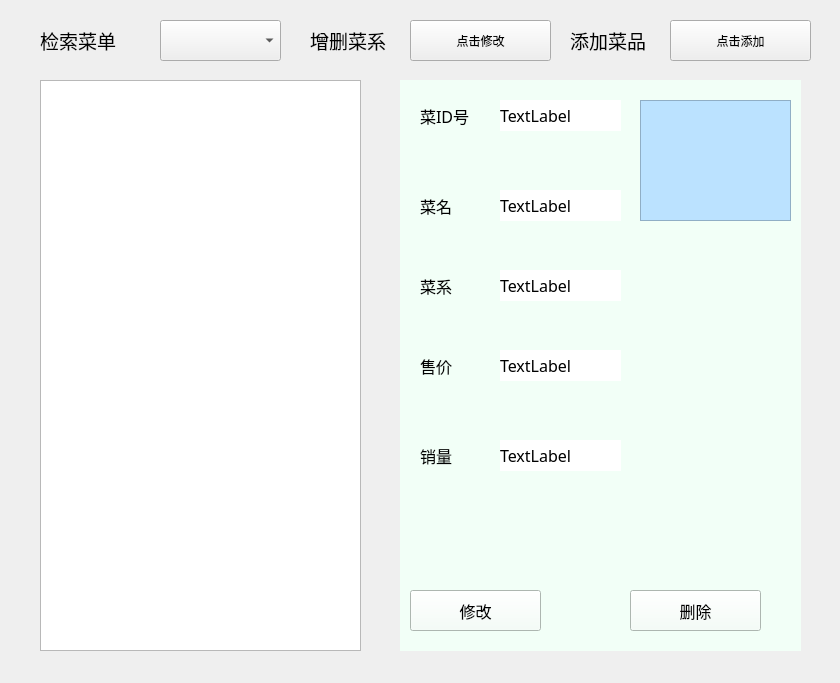
<?xml version="1.0" encoding="UTF-8"?>
<ui version="4.0">
 <class>SettingMenu</class>
 <widget class="QWidget" name="SettingMenu">
  <property name="geometry">
   <rect>
    <x>0</x>
    <y>0</y>
    <width>840</width>
    <height>683</height>
   </rect>
  </property>
  <property name="windowTitle">
   <string>Form</string>
  </property>
  <widget class="QTableWidget" name="tableWidget">
   <property name="geometry">
    <rect>
     <x>40</x>
     <y>80</y>
     <width>321</width>
     <height>571</height>
    </rect>
   </property>
  </widget>
  <widget class="QLabel" name="label">
   <property name="geometry">
    <rect>
     <x>40</x>
     <y>20</y>
     <width>101</width>
     <height>41</height>
    </rect>
   </property>
   <property name="font">
    <font>
     <family>楷体</family>
     <pointsize>14</pointsize>
    </font>
   </property>
   <property name="text">
    <string>检索菜单</string>
   </property>
  </widget>
  <widget class="QComboBox" name="comboBox">
   <property name="geometry">
    <rect>
     <x>160</x>
     <y>20</y>
     <width>121</width>
     <height>41</height>
    </rect>
   </property>
  </widget>
  <widget class="QWidget" name="widget" native="true">
   <property name="geometry">
    <rect>
     <x>400</x>
     <y>80</y>
     <width>401</width>
     <height>571</height>
    </rect>
   </property>
   <property name="styleSheet">
    <string notr="true">background-color: rgb(242, 255, 247) </string>
   </property>
   <widget class="QFrame" name="frame">
    <property name="geometry">
     <rect>
      <x>240</x>
      <y>20</y>
      <width>151</width>
      <height>121</height>
     </rect>
    </property>
    <property name="styleSheet">
     <string notr="true">background-color:rgb(187, 226, 255)</string>
    </property>
    <property name="frameShape">
     <enum>QFrame::StyledPanel</enum>
    </property>
    <property name="frameShadow">
     <enum>QFrame::Raised</enum>
    </property>
   </widget>
   <widget class="QLabel" name="label_2">
    <property name="geometry">
     <rect>
      <x>20</x>
      <y>20</y>
      <width>71</width>
      <height>31</height>
     </rect>
    </property>
    <property name="font">
     <font>
      <family>楷体</family>
      <pointsize>12</pointsize>
     </font>
    </property>
    <property name="text">
     <string>菜ID号</string>
    </property>
   </widget>
   <widget class="QLabel" name="label_3">
    <property name="geometry">
     <rect>
      <x>100</x>
      <y>20</y>
      <width>121</width>
      <height>31</height>
     </rect>
    </property>
    <property name="font">
     <font>
      <family>楷体</family>
      <pointsize>12</pointsize>
     </font>
    </property>
    <property name="styleSheet">
     <string notr="true">background-color:rgb(255, 255, 255)</string>
    </property>
    <property name="text">
     <string>TextLabel</string>
    </property>
   </widget>
   <widget class="QLabel" name="label_4">
    <property name="geometry">
     <rect>
      <x>20</x>
      <y>110</y>
      <width>71</width>
      <height>31</height>
     </rect>
    </property>
    <property name="font">
     <font>
      <family>楷体</family>
      <pointsize>12</pointsize>
     </font>
    </property>
    <property name="text">
     <string>菜名</string>
    </property>
   </widget>
   <widget class="QLabel" name="label_5">
    <property name="geometry">
     <rect>
      <x>100</x>
      <y>110</y>
      <width>121</width>
      <height>31</height>
     </rect>
    </property>
    <property name="font">
     <font>
      <family>楷体</family>
      <pointsize>12</pointsize>
     </font>
    </property>
    <property name="styleSheet">
     <string notr="true">background-color:rgb(255, 255, 255)</string>
    </property>
    <property name="text">
     <string>TextLabel</string>
    </property>
   </widget>
   <widget class="QLabel" name="label_6">
    <property name="geometry">
     <rect>
      <x>20</x>
      <y>190</y>
      <width>71</width>
      <height>31</height>
     </rect>
    </property>
    <property name="font">
     <font>
      <family>楷体</family>
      <pointsize>12</pointsize>
     </font>
    </property>
    <property name="text">
     <string>菜系</string>
    </property>
   </widget>
   <widget class="QLabel" name="label_7">
    <property name="geometry">
     <rect>
      <x>20</x>
      <y>270</y>
      <width>71</width>
      <height>31</height>
     </rect>
    </property>
    <property name="font">
     <font>
      <family>楷体</family>
      <pointsize>12</pointsize>
     </font>
    </property>
    <property name="text">
     <string>售价</string>
    </property>
   </widget>
   <widget class="QLabel" name="label_8">
    <property name="geometry">
     <rect>
      <x>100</x>
      <y>190</y>
      <width>121</width>
      <height>31</height>
     </rect>
    </property>
    <property name="font">
     <font>
      <family>楷体</family>
      <pointsize>12</pointsize>
     </font>
    </property>
    <property name="styleSheet">
     <string notr="true">background-color:rgb(255, 255, 255)</string>
    </property>
    <property name="text">
     <string>TextLabel</string>
    </property>
   </widget>
   <widget class="QLabel" name="label_9">
    <property name="geometry">
     <rect>
      <x>100</x>
      <y>270</y>
      <width>121</width>
      <height>31</height>
     </rect>
    </property>
    <property name="font">
     <font>
      <family>楷体</family>
      <pointsize>12</pointsize>
     </font>
    </property>
    <property name="styleSheet">
     <string notr="true">background-color:rgb(255, 255, 255)</string>
    </property>
    <property name="text">
     <string>TextLabel</string>
    </property>
   </widget>
   <widget class="QLabel" name="label_10">
    <property name="geometry">
     <rect>
      <x>20</x>
      <y>360</y>
      <width>71</width>
      <height>31</height>
     </rect>
    </property>
    <property name="font">
     <font>
      <family>楷体</family>
      <pointsize>12</pointsize>
     </font>
    </property>
    <property name="text">
     <string>销量</string>
    </property>
   </widget>
   <widget class="QLabel" name="label_11">
    <property name="geometry">
     <rect>
      <x>100</x>
      <y>360</y>
      <width>121</width>
      <height>31</height>
     </rect>
    </property>
    <property name="font">
     <font>
      <family>楷体</family>
      <pointsize>12</pointsize>
     </font>
    </property>
    <property name="styleSheet">
     <string notr="true">background-color:rgb(255, 255, 255)</string>
    </property>
    <property name="text">
     <string>TextLabel</string>
    </property>
   </widget>
   <widget class="QPushButton" name="pushButton_2">
    <property name="geometry">
     <rect>
      <x>10</x>
      <y>510</y>
      <width>131</width>
      <height>41</height>
     </rect>
    </property>
    <property name="font">
     <font>
      <family>楷体</family>
      <pointsize>12</pointsize>
     </font>
    </property>
    <property name="text">
     <string>修改</string>
    </property>
   </widget>
   <widget class="QPushButton" name="pushButton_3">
    <property name="geometry">
     <rect>
      <x>230</x>
      <y>510</y>
      <width>131</width>
      <height>41</height>
     </rect>
    </property>
    <property name="font">
     <font>
      <family>楷体</family>
      <pointsize>12</pointsize>
     </font>
    </property>
    <property name="text">
     <string>删除</string>
    </property>
   </widget>
  </widget>
  <widget class="QLabel" name="label_12">
   <property name="geometry">
    <rect>
     <x>310</x>
     <y>20</y>
     <width>101</width>
     <height>41</height>
    </rect>
   </property>
   <property name="font">
    <font>
     <family>楷体</family>
     <pointsize>14</pointsize>
    </font>
   </property>
   <property name="text">
    <string>增删菜系</string>
   </property>
  </widget>
  <widget class="QPushButton" name="pushButton">
   <property name="geometry">
    <rect>
     <x>410</x>
     <y>20</y>
     <width>141</width>
     <height>41</height>
    </rect>
   </property>
   <property name="text">
    <string>点击修改</string>
   </property>
  </widget>
  <widget class="QLabel" name="label_13">
   <property name="geometry">
    <rect>
     <x>570</x>
     <y>20</y>
     <width>101</width>
     <height>41</height>
    </rect>
   </property>
   <property name="font">
    <font>
     <family>楷体</family>
     <pointsize>14</pointsize>
    </font>
   </property>
   <property name="text">
    <string>添加菜品</string>
   </property>
  </widget>
  <widget class="QPushButton" name="pushButton_4">
   <property name="geometry">
    <rect>
     <x>670</x>
     <y>20</y>
     <width>141</width>
     <height>41</height>
    </rect>
   </property>
   <property name="text">
    <string>点击添加</string>
   </property>
  </widget>
 </widget>
 <resources/>
 <connections/>
</ui>
